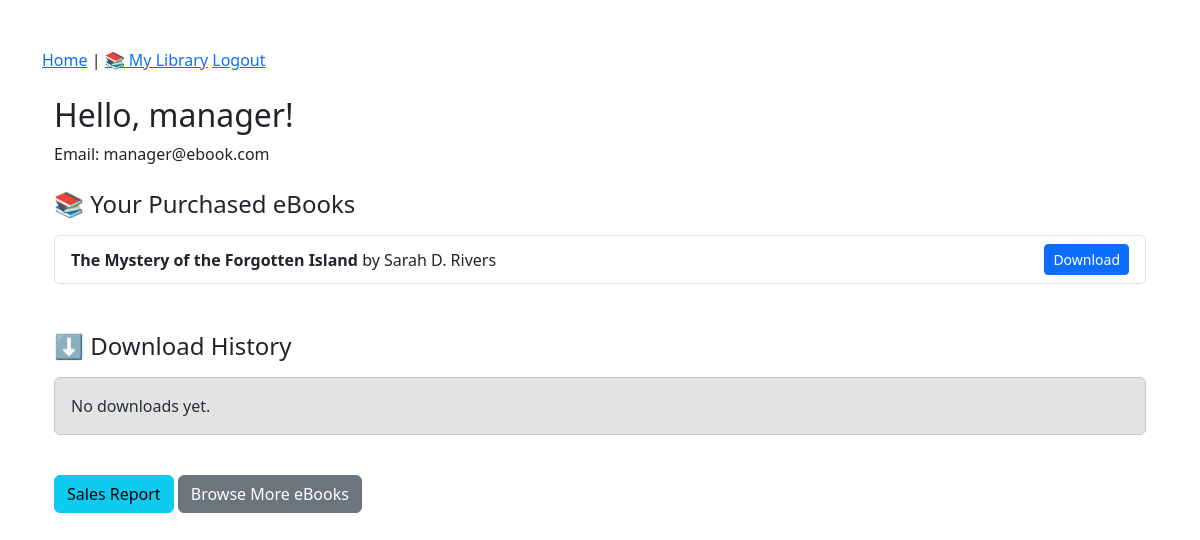
Before: /dashboard/ (signed in) with the older database file.
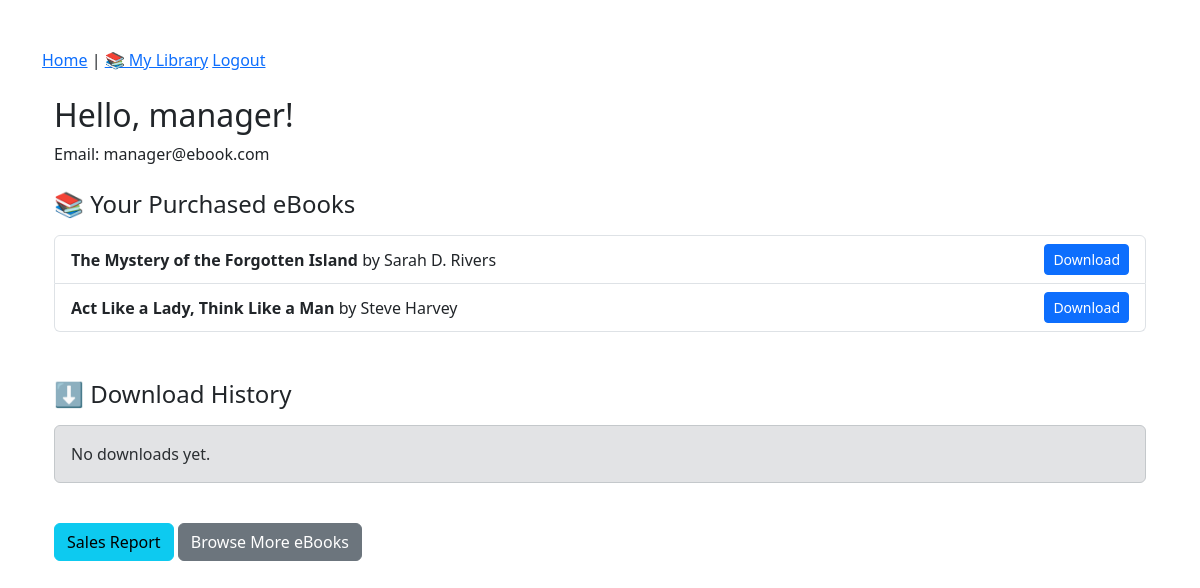
After: the same page with the newer database file.
### library/models.py (models this page shows, shortened)
class Payment(models.Model):
    user = models.ForeignKey(User, on_delete=models.CASCADE)
    ebook = models.ForeignKey(Ebook, on_delete=models.CASCADE)
    amount = models.DecimalField(max_digits=10, decimal_places=2)
    reference = models.CharField(max_length=100, unique=True)
    verified = models.BooleanField(default=False)
    timestamp = models.DateTimeField(auto_now_add=True)

class Ebook(models.Model):
    title = models.CharField(max_length=200)
    author = models.CharField(max_length=100)
    description = models.TextField()
    cover = models.ImageField(upload_to='covers/', null=True, blank=True)
    file = models.FileField(upload_to='ebooks/')
    uploaded_at = models.DateTimeField(auto_now_add=True)
    download_count = models.IntegerField(default=0)
    genre = models.CharField(max_length=100, blank=True, null=True)
    price = models.DecimalField(max_digits=10, decimal_places=2, default=0.00)  # ✅ Add this

### library/views.py (the view)
# urls.py: path('dashboard/', views.dashboard, name='dashboard'),
@login_required
def dashboard(request):
    paid_ebooks = Payment.objects.filter(user=request.user, verified=True).select_related('ebook')
    downloads = Download.objects.filter(user=request.user).select_related('ebook').order_by('-timestamp')
    return render(request, 'library/dashboard.html', {
        'paid_ebooks': paid_ebooks,
        'user': request.user
    })

### library/templates/library/dashboard.html (shortened to what this page needs)
{% extends "base.html" %}
{% block content %}
<div class="container mt-4">
    <h2>Hello, {{ user.get_full_name|default:user.username }}!</h2>
    <p>Email: {{ user.email }}</p>
    <h4 class="mt-4">📚 Your Purchased eBooks</h4>
    {% if paid_ebooks %}
        <ul class="list-group mt-3">
            {% for payment in paid_ebooks %}
                <li class="list-group-item d-flex justify-content-between align-items-center">
                    <span>
                        <strong>{{ payment.ebook.title }}</strong> by {{ payment.ebook.author }}
                    </span>
                    <a href="{% url 'download_ebook' payment.ebook.pk %}" class="btn btn-sm btn-primary">Download</a>
                </li>
            {% endfor %}
        </ul>
    {% else %}
        <div class="alert alert-info mt-3">You haven’t purchased any ebooks yet.</div>
    {% endif %}
    <h4 class="mt-5">⬇️ Download History</h4>
    {% if downloads %}
        <ul class="list-group mt-3">
            {% for item in downloads %}
                <li class="list-group-item d-flex justify-content-between align-items-center">
                    <span>
                        {{ item.ebook.title }} —
                        <small class="text-muted">{{ item.timestamp|date:"M d, Y H:i" }}</small>
                    </span>
                </li>
            {% endfor %}
        </ul>
    {% else %}
        <div class="alert alert-secondary mt-3">No downloads yet.</div>
    {% endif %}
    {% if user.is_staff %}
    <a href="{% url 'sales_report' %}" class="btn btn-info mt-4">Sales Report</a>
    {% endif %}
    <a href="{% url 'ebook_list' %}" class="btn btn-secondary mt-4">Browse More eBooks</a>
</div>
{% endblock %}

Changed rows visible on the page:
added Payment: ebook "Act Like a Lady, Think Like a Man", ebook.author "Steve Harvey"
